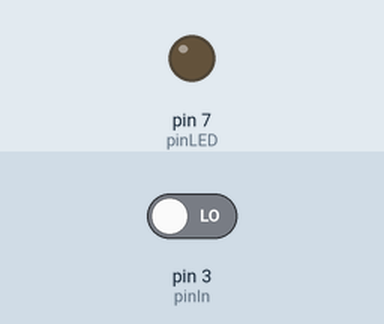
A sketch run on a simulated Arduino Uno, built with avr-gcc and run on an emulated ATmega328P. Parts: output pins drawn as LEDs (lit = HIGH). The test bench sets the inputs (shaded band); at power-on: pin 3 (pinIn) LOW.

Above: at 1.2 s.
1.3 s: pin 3 (pinIn) driven HIGH
At 1.8 s:
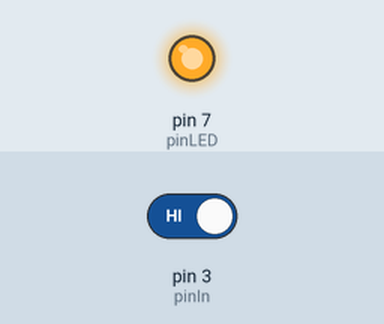
2.8 s: pin 3 (pinIn) driven LOW
At 4.2 s:
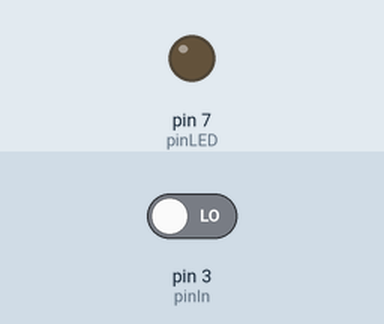
Timing chart, 0 to 5.8 s (numbered marks = the images above; inputs shaded):
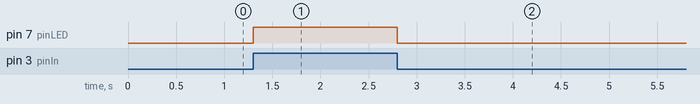

The sketch:

lectura_voltaje.ino
```cpp
int pinLED = 7;
int pinIn = 3;
int buttonIn = 0;

void setup() {
  pinMode(pinLED, OUTPUT);
  pinMode(pinIn, INPUT);
}

void loop() {
  buttonIn = digitalRead(pinIn);

  if(buttonIn == HIGH)
  {
    digitalWrite(pinLED, HIGH);
  }
  else
  {
    digitalWrite(pinLED, LOW);
  }
  //delay(200);
}
```

Measured:
- after the input at 1.3 s, pin 7 (pinLED): LOW → HIGH at once
- after the input at 2.8 s, pin 7 (pinLED): HIGH → LOW at once
